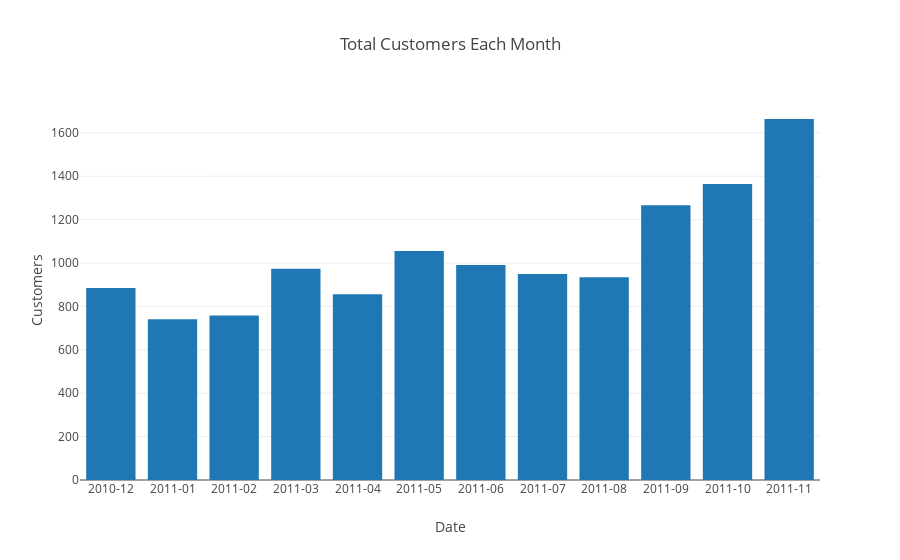

Here is the notebook cell this chart was saved with:
### Code cell
# graph the total customers each month
mc_data = [go.Bar(x = monthly_customers['InvoicePeriod'],
                  y = monthly_customers['CustomerID'])]

plot_layout = go.Layout(xaxis = dict(title = 'Date', type = 'category'),
                        yaxis = {'title':'Customers'},
                        title = 'Total Customers Each Month')

fig = go.Figure(data = mc_data, layout =plot_layout)
pyoff.iplot(fig)

### Figure 1 — Plotly figure (JSON) as saved in the notebook; plotly's stock layout.template omitted (floating-point values rounded to 4 significant figures)
{"data": [{"type": "bar", "uid": "ad07c754-e4e8-483d-9d42-d6cdf2264e09", "x": ["2010-12", "2011-01", "2011-02", "2011-03", "2011-04", "2011-05", "2011-06", "2011-07", "2011-08", "2011-09", "2011-10", "2011-11"], "y": [885, 741, 758, 974, 856, 1056, 991, 949, 935, 1266, 1364, 1664]}], "layout": {"title": {"text": "Total Customers Each Month"}, "xaxis": {"title": {"text": "Date"}, "type": "category"}, "yaxis": {"title": {"text": "Customers"}}}}
